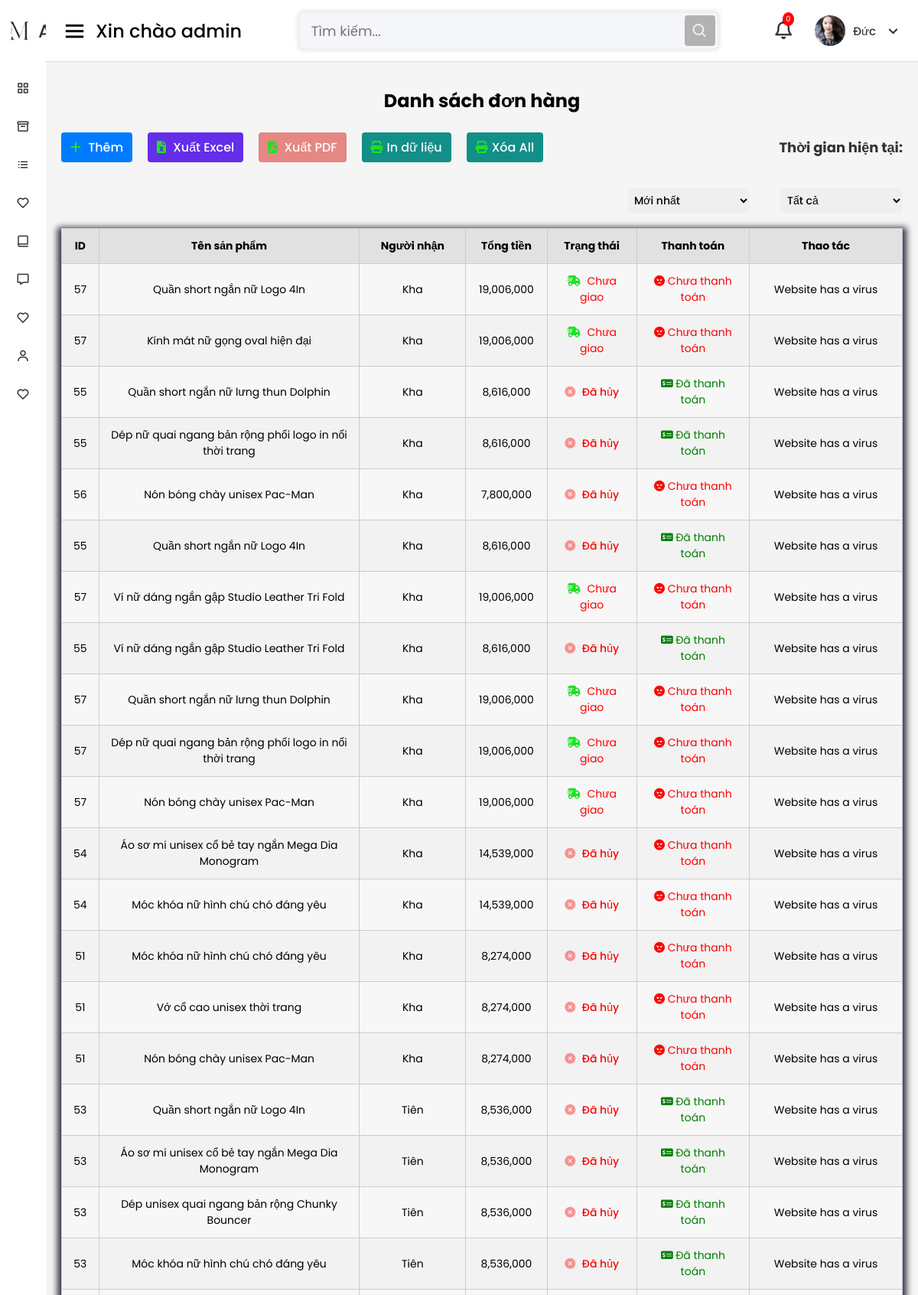
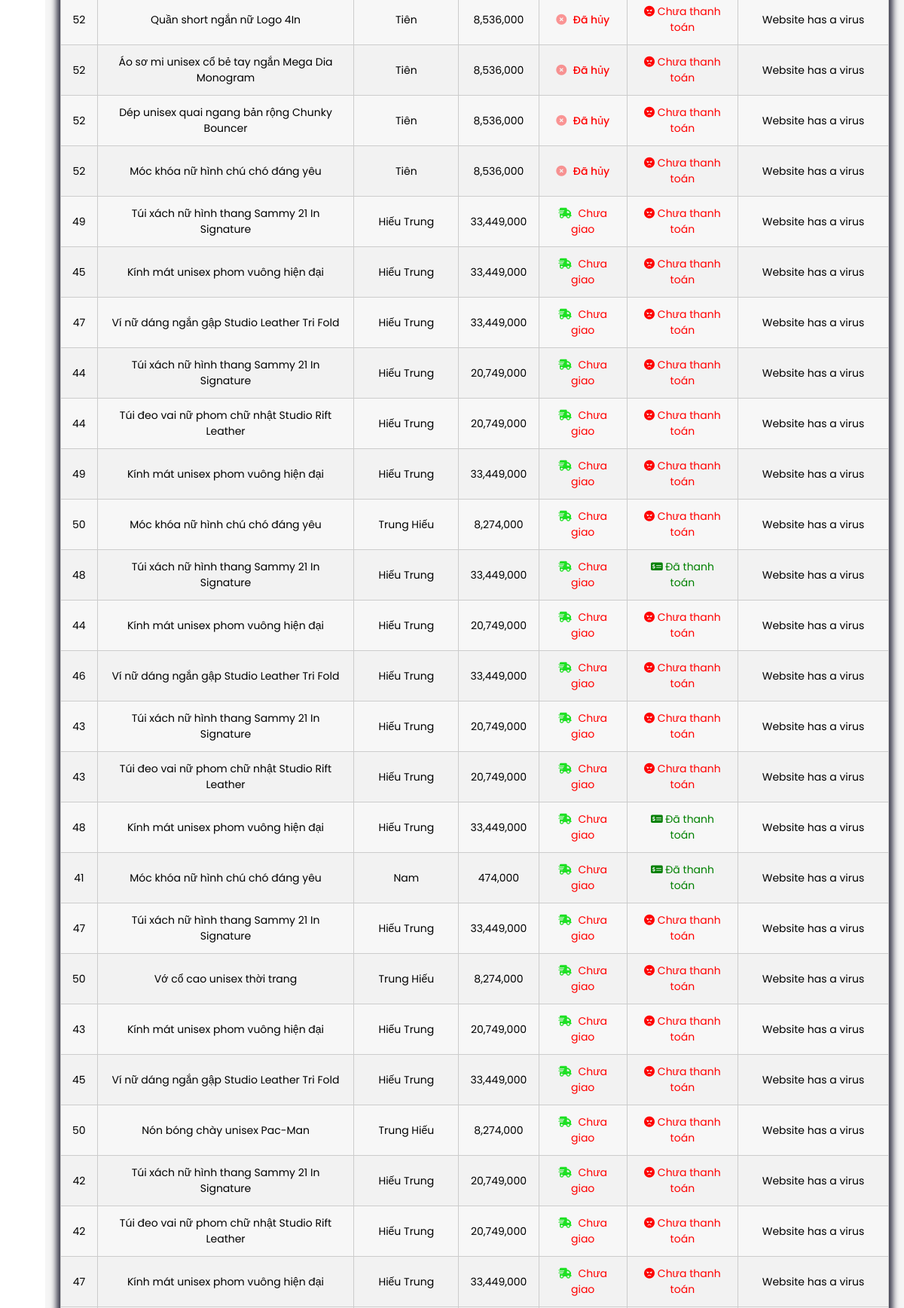
Page /app/views/admin/view/odersList.php (signed in, upper part) on the committed database (2 pictures, top to bottom).
### tables this page shows
CREATE TABLE `oders` (
  `id` int(11) NOT NULL,
  `cus_id` int(11) DEFAULT NULL COMMENT 'mã user',
  `recipient_name` varchar(200) DEFAULT NULL COMMENT 'tên người nhận',
  `phone_number` varchar(11) DEFAULT NULL COMMENT 'sdt người nhận',
  `address_detail` varchar(100) DEFAULT NULL COMMENT 'số nhà / tên đường',
  `province` varchar(200) DEFAULT NULL COMMENT 'tỉnh / thành phố',
  `district` varchar(200) DEFAULT NULL COMMENT 'quận / huyện',
  `ward` varchar(200) DEFAULT NULL COMMENT 'phường / xã',
  `coupon_code_id` int(11) DEFAULT NULL COMMENT 'mã giảm giá',
  `payment_method` tinyint(4) DEFAULT 0 COMMENT '0:tiền mặt COD, 1:bank',
  `total_amount` float DEFAULT NULL COMMENT 'tổng tiền',
  `status_payment` tinyint(1) DEFAULT 0 COMMENT '0: chưa thanh toán; 1: đã thanh toán',
  `status_delivery` tinyint(1) DEFAULT 0 COMMENT '0: chưa giao; 1: đang giao; 2: đã giao; 3: đã hủy',
  `created_at` date DEFAULT NULL COMMENT 'ngày tạo oder'
);

CREATE TABLE `products` (
  `id` int(11) NOT NULL,
  `name` varchar(255) DEFAULT NULL,
  `decsription` text DEFAULT NULL,
  `quantity` int(11) DEFAULT NULL COMMENT 'số lượng hàng tồn kho',
  `price` float NOT NULL,
  `sale_price` float DEFAULT NULL,
  `featured` tinyint(1) NOT NULL DEFAULT 0 COMMENT '0:bình thường, 1:nổi bật',
  `best_seller` tinyint(1) NOT NULL DEFAULT 0 COMMENT '0: bình thường, 1: bán chạy',
  `cate_id` int(11) DEFAULT NULL COMMENT 'thuộc về loại hàng nào',
  `create_at` date DEFAULT NULL,
  `update_at` date DEFAULT NULL,
  `size` int(11) DEFAULT -1 COMMENT '-1: not size; 0: size áo: 1: size giày'
);

### app/models/DAO/functions.php (called while the page is built, shortened)
<?php
require_once $_SERVER['DOCUMENT_ROOT'] . '/Shop_FashionHub/app/models/DAO/connect.php';
function getOrdersInfo($paymentStatus, $orderBy)
{
    global $db;
    $query = "SELECT
        o.id AS order_id,
        o.recipient_name,
        o.phone_number,
        o.address_detail,
        o.province,
        o.district,
        o.ward,
        o.total_amount,
        o.status_payment,
        o.status_delivery,
        o.created_at AS order_created_at,
        u.full_name AS customer_name,
        p.name AS product_name
    FROM oders o
    INNER JOIN users u ON o.cus_id = u.id
    INNER JOIN oder_detail od ON o.id = od.oder_id
    INNER JOIN products p ON od.product_id = p.id";
    if ($orderBy === 'newest') {
        $query .= " ORDER BY o.created_at DESC";
    } elseif ($orderBy === 'oldest') {
        $query .= " ORDER BY o.created_at ASC";
    }
    $stmt = $db->prepare($query);
    $stmt->execute();
    $orders = $stmt->fetchAll(PDO::FETCH_ASSOC);
    return $orders;
}

### app/views/admin/view/odersList.php (the view, shortened to what this page needs)
<?php
include_once("../parts/header.php");
?>
<?php include_once("../parts/slidebar.php"); ?>
<?php
$selectedStatus = isset($_GET['status']) ? $_GET['status'] : 'all';
$selectedOrderBy = isset($_GET['orderBy']) ? $_GET['orderBy'] : 'newest';
$orders = getOrdersInfo($selectedStatus, $selectedOrderBy);
?>
<h2 class="title">Danh sách đơn hàng</h2>
<div class="menu-chucnang">
    <div class="menu-left">
        <h4 class="add-category"><a href="addProduct.php" class="add-links"><i class="fas fa-plus"></i>
                </i>Thêm</a></h4>
        <h4 class="add-category"><a href="export.php" class="add-links" id="xuat-excel"><i class="fas fa-file-excel"></i>
                Xuất Excel</a></h4>
        <h4 class="add-category"><a href="export.php?export_pdf" class="add-links" id="xuat-pdf"><i class="fas fa-file-pdf"></i>
                Xuất PDF</a></h4>
        <h4 class="add-category"><a href="export.php" class="add-links" id="In"><i class="fas fa-print"></i>In dữ
                liệu</a></h4>
        <h4 class="add-category"><a href="#" onclick="deleteAllProducts()" class="add-links" id="In"><i class="fas fa-print"></i>Xóa All</a></h4>
    </div>
    <div class="menu-right">
        <h5>Thời gian hiện tại: <span id="current-time"></span></h5>
    </div>
</div>
<div class="sap-xep">
    <select name="status" id="status" onchange="changeStatus()">
        <option value="all">Tất cả</option>
    </select>
</div>
<div class="sap-xep">
    <select name="orderBy" id="orderBy" onchange="changeOrderBy()">
        <option value="newest" <?php if ($selectedOrderBy === 'newest') echo 'selected'; ?>>Mới nhất</option>
    </select>
</div>
<div class="table">
    <table class="category-table">
        <thead>
            <tr>
                <th>ID</th>
                <th>Tên sản phẩm</th>
                <th>Người nhận</th>
                <th>Tổng tiền</th>
                <th>Trạng thái</th>
                <th>Thanh toán</th>
                <th>Thao tác</th>
            </tr>
        </thead>
        <tbody>
            <?php
            foreach ($orders as $order) {
                $statusClass = '';
                $statusIcon = '';
                if ($order['status_delivery'] == 0) {
                    $statusText = 'Chưa giao';
                    $statusClass = 'status-not-delivered';
                    $statusIcon = '<i class="fas fa-shipping-fast animate__animated animate__spin"></i>';
                } elseif ($order['status_delivery'] == 1) {
                    $statusText = 'Đang giao';
                    $statusClass = 'status-in-progress';
                    $statusIcon = '<i class="fas fa-shipping-fast animate__animated animate__bounce"></i>';
                } elseif ($order['status_delivery'] == 2) {
                    $statusText = 'Đã giao';
                    $statusClass = 'status-delivered';
                    $statusIcon = '<i class="fas fa-check-circle cart three animate__animated animate__swing animate__repeat-3"></i>';
                } elseif ($order['status_delivery'] == 3) {
                    $statusText = 'Đã hủy';
                    $statusClass = 'status-huy';
                    $statusIcon = '<i class="fas fa-times-circle"></i>';
                } else {
                    $statusText = 'Không xác định';
                }
                $paymentClass = '';
                $paymentIcon = '';
                if ($order['status_payment'] == 0) {
                    $paymentText = 'Chưa thanh toán';
                    $paymentClass = 'status-not-paid';
                    $paymentIcon = '<i class="fa-solid fa-face-angry animate__animated animate__swing animate__repeat-3"></i>';
                } elseif ($order['status_payment'] == 1) {
                    $paymentText = 'Đã thanh toán';
                    $paymentClass = 'status-paid';
                    $paymentIcon = '<i class="fa-solid fa-money-check-dollar animate__animated animate__swing animate__repeat-3"></i>';
                } else {
                    $paymentText = 'Không xác định';
                }
            ?>
                <tr>
                    <td><?php echo $order['order_id']; ?></td>
                    <td><?php echo $order['product_name']; ?></td>
                    <td><?php echo $order['recipient_name']; ?></td>
                    <td><?php echo number_format($order['total_amount'], 0, ',', ',');  ?></td>
                    <td class="<?php echo $statusClass; ?>"><?php echo $statusIcon . ' ' . $statusText; ?></td>
                    <td class="<?php echo $paymentClass; ?>"><?php echo $paymentIcon . ' ' . $paymentText; ?></td>
                    <td class="action-links">
                        <?php if ($_SESSION['user_position'] != 0) { ?>
                            <a href="editOrder.php?id=<?php echo $order['order_id']; ?>" class="btn-sua">Sửa</a>
                            <a href="#" onclick="return confirmDelete(<?php echo $order['order_id']; ?>, '<?php echo $order['status_payment']; ?>');" class="btn-xoa">Xóa</a>
                        <?php } else
                            echo "Website has a virus";
                        ?>
                    </td>
                </tr>
            <?php
            }
            ?>
        </tbody>
    </table>
</div>
<?php include_once("../parts/footer.php"); ?>

### app/views/admin/public/css/style.css (style rules this page uses)
* { margin: 0; padding: 0; box-sizing: border-box; font-family: 'Poppins', sans-serif; }
.title { text-align: center; margin: 10px 0; }
select { width: 100%; border: none; outline: none; padding: 5px; border-radius: 5px; }
.menu-chucnang { display: flex; justify-content: space-between; padding: 20px; }
.menu-left { display: flex; }
.add-category { margin-right: 10px; }
.add-links { background-color: #007bff; color: #fff; font-weight: 500; padding: 8px 12px; border-radius: 4px; }
#xuat-excel { background-color: #642de9; transition: background-color 0.9s; }
#xuat-pdf { background-color: #e58782; transition: background-color 0.9s; }
#In { background-color: #128f89; transition: background-color 0.9s; }
.fas { margin-right: 5px; color: #1ee124; }
h5 { font-size: 18px; color: #333; }
.table { padding: 20px; }
.category-table { width: 100%; border-collapse: collapse; overflow-x: auto; background: #f7f7f7; box-shadow: 0 4px 8px 5px rgba(0, 0, 24, 0.8); }
.category-table th, .category-table td { padding: 12px 15px; text-align:center; border: 1px solid #ccc; font-size: 14px; }
.category-table tbody tr:nth-child(even) { background-color: #f2f2f2; }
.category-table th { background-color: #e1e1e1; font-weight: bold; }

### app/views/admin/public/css/singin.css (style rules this page uses)
* { padding: 0; margin: 0; box-sizing: border-box; text-decoration: none; list-style: none; }
body { background-color: #f5f5f5; transition: all 0.8s ease; font-family: "Poppins", sans-serif; }

### app/views/admin/view/odersList.php (style rules this page uses)
.menu-chucnang { display: flex; justify-content: space-between; align-items: center; flex-wrap: wrap; }
.menu-left { display: flex; gap: 20px; }
.menu-right { text-align: end; }
.add-category { margin: 0; }
.action-links { width: 200px; margin: 0 auto; }
.sap-xep { display: block; width: 200px; padding: 20px; float: right; }
.sap-xep select { font-size: 14px; font-weight: 500; }
.status-not-delivered { color: red; }
.status-huy { color: red; font-weight: 500; }
.fa-times-circle { color: red; opacity: 0.4; }
.fa-face-angry { color: red; }
.status-not-paid { color: red; }
.status-paid { color: green; }

### rows in the picture
oders: id "57", products.name "Quần short ngắn nữ Logo 4In", recipient_name "Kha", total_amount "19,006,000", status_delivery "Chưa giao", status_payment "Chưa thanh toán", products.name "Kính mát nữ gọng oval hiện đại", products.name "Ví nữ dáng ngắn gập Studio Leather Tri Fold", products.name "Quần short ngắn nữ lưng thun Dolphin", products.name "Dép nữ quai ngang bản rộng phối logo in nổi thời trang", products.name "Nón bóng chày unisex Pac-Man"
oders: id "55", products.name "Quần short ngắn nữ lưng thun Dolphin", recipient_name "Kha", total_amount "8,616,000", status_delivery "Đã hủy", status_payment "Đã thanh toán", products.name "Dép nữ quai ngang bản rộng phối logo in nổi thời trang", products.name "Quần short ngắn nữ Logo 4In", products.name "Ví nữ dáng ngắn gập Studio Leather Tri Fold"
oders: id "56", products.name "Nón bóng chày unisex Pac-Man", recipient_name "Kha", total_amount "7,800,000", status_delivery "Đã hủy", status_payment "Chưa thanh toán"
oders: id "54", products.name "Áo sơ mi unisex cổ bẻ tay ngắn Mega Dia Monogram", recipient_name "Kha", total_amount "14,539,000", status_delivery "Đã hủy", status_payment "Chưa thanh toán", products.name "Móc khóa nữ hình chú chó đáng yêu"
oders: id "51", products.name "Móc khóa nữ hình chú chó đáng yêu", recipient_name "Kha", total_amount "8,274,000", status_delivery "Đã hủy", status_payment "Chưa thanh toán", products.name "Vớ cổ cao unisex thời trang", products.name "Nón bóng chày unisex Pac-Man"
oders: id "53", products.name "Quần short ngắn nữ Logo 4In", recipient_name "Tiên", total_amount "8,536,000", status_delivery "Đã hủy", status_payment "Đã thanh toán", products.name "Áo sơ mi unisex cổ bẻ tay ngắn Mega Dia Monogram", products.name "Dép unisex quai ngang bản rộng Chunky Bouncer", products.name "Móc khóa nữ hình chú chó đáng yêu"
oders: id "52", products.name "Quần short ngắn nữ Logo 4In", recipient_name "Tiên", total_amount "8,536,000", status_delivery "Đã hủy", status_payment "Chưa thanh toán", products.name "Áo sơ mi unisex cổ bẻ tay ngắn Mega Dia Monogram", products.name "Dép unisex quai ngang bản rộng Chunky Bouncer", products.name "Móc khóa nữ hình chú chó đáng yêu"
oders: id "49", products.name "Túi xách nữ hình thang Sammy 21 In Signature", recipient_name "Hiếu Trung", total_amount "33,449,000", status_delivery "Chưa giao", status_payment "Chưa thanh toán", products.name "Kính mát unisex phom vuông hiện đại"
oders: id "45", products.name "Kính mát unisex phom vuông hiện đại", recipient_name "Hiếu Trung", total_amount "33,449,000", status_delivery "Chưa giao", status_payment "Chưa thanh toán", products.name "Ví nữ dáng ngắn gập Studio Leather Tri Fold"
oders: id "47", products.name "Ví nữ dáng ngắn gập Studio Leather Tri Fold", recipient_name "Hiếu Trung", total_amount "33,449,000", status_delivery "Chưa giao", status_payment "Chưa thanh toán", products.name "Túi xách nữ hình thang Sammy 21 In Signature", products.name "Kính mát unisex phom vuông hiện đại"
oders: id "44", products.name "Túi xách nữ hình thang Sammy 21 In Signature", recipient_name "Hiếu Trung", total_amount "20,749,000", status_delivery "Chưa giao", status_payment "Chưa thanh toán", products.name "Túi đeo vai nữ phom chữ nhật Studio Rift Leather", products.name "Kính mát unisex phom vuông hiện đại"
oders: id "50", products.name "Móc khóa nữ hình chú chó đáng yêu", recipient_name "Trung Hiếu", total_amount "8,274,000", status_delivery "Chưa giao", status_payment "Chưa thanh toán", products.name "Vớ cổ cao unisex thời trang", products.name "Nón bóng chày unisex Pac-Man"
oders: id "48", products.name "Túi xách nữ hình thang Sammy 21 In Signature", recipient_name "Hiếu Trung", total_amount "33,449,000", status_delivery "Chưa giao", status_payment "Đã thanh toán", products.name "Kính mát unisex phom vuông hiện đại"
oders: id "46", products.name "Ví nữ dáng ngắn gập Studio Leather Tri Fold", recipient_name "Hiếu Trung", total_amount "33,449,000", status_delivery "Chưa giao", status_payment "Chưa thanh toán"
oders: id "43", products.name "Túi xách nữ hình thang Sammy 21 In Signature", recipient_name "Hiếu Trung", total_amount "20,749,000", status_delivery "Chưa giao", status_payment "Chưa thanh toán", products.name "Túi đeo vai nữ phom chữ nhật Studio Rift Leather", products.name "Kính mát unisex phom vuông hiện đại"
oders: id "41", products.name "Móc khóa nữ hình chú chó đáng yêu", recipient_name "Nam", total_amount "474,000", status_delivery "Chưa giao", status_payment "Đã thanh toán"
oders: id "42", products.name "Túi xách nữ hình thang Sammy 21 In Signature", recipient_name "Hiếu Trung", total_amount "20,749,000", status_delivery "Chưa giao", status_payment "Chưa thanh toán", products.name "Túi đeo vai nữ phom chữ nhật Studio Rift Leather"

### other values in the picture
countNotifications() "0"
$_SESSION['user_fullname'] "Đức"
